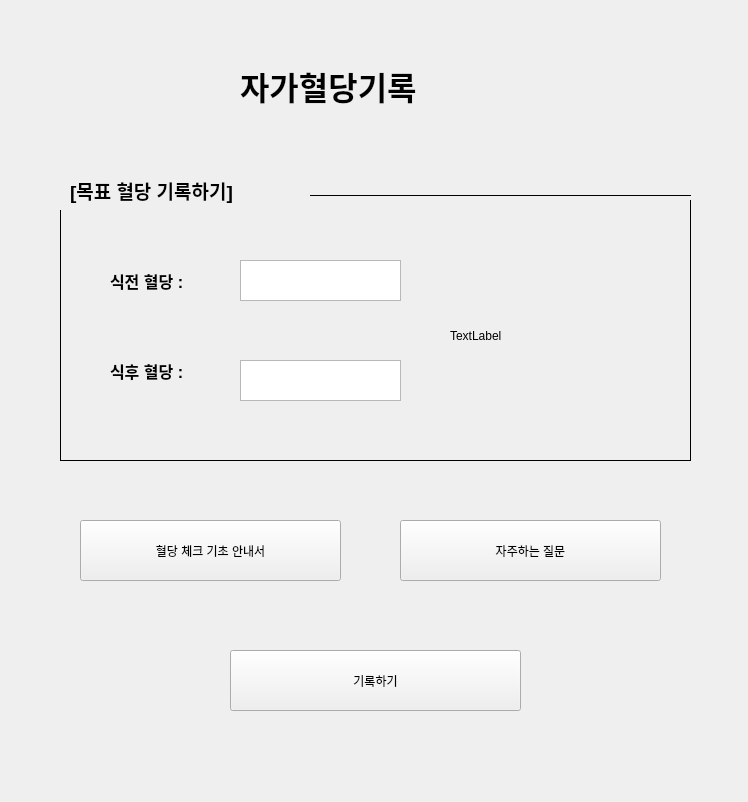
<?xml version="1.0" encoding="UTF-8"?>
<ui version="4.0">
 <class>Form</class>
 <widget class="QWidget" name="Form">
  <property name="geometry">
   <rect>
    <x>0</x>
    <y>0</y>
    <width>748</width>
    <height>802</height>
   </rect>
  </property>
  <property name="windowTitle">
   <string>Form</string>
  </property>
  <widget class="QLabel" name="label">
   <property name="geometry">
    <rect>
     <x>240</x>
     <y>30</y>
     <width>271</width>
     <height>111</height>
    </rect>
   </property>
   <property name="font">
    <font>
     <family>Arial</family>
     <pointsize>24</pointsize>
     <weight>75</weight>
     <bold>true</bold>
    </font>
   </property>
   <property name="text">
    <string>자가혈당기록 </string>
   </property>
  </widget>
  <widget class="QPushButton" name="listbutton">
   <property name="geometry">
    <rect>
     <x>230</x>
     <y>650</y>
     <width>291</width>
     <height>61</height>
    </rect>
   </property>
   <property name="text">
    <string>기록하기</string>
   </property>
   <property name="checkable">
    <bool>false</bool>
   </property>
  </widget>
  <widget class="QPushButton" name="youtubeButton">
   <property name="geometry">
    <rect>
     <x>80</x>
     <y>520</y>
     <width>261</width>
     <height>61</height>
    </rect>
   </property>
   <property name="text">
    <string>혈당 체크 기초 안내서</string>
   </property>
  </widget>
  <widget class="QLabel" name="label_2">
   <property name="geometry">
    <rect>
     <x>70</x>
     <y>160</y>
     <width>231</width>
     <height>61</height>
    </rect>
   </property>
   <property name="font">
    <font>
     <family>Arial</family>
     <pointsize>14</pointsize>
     <weight>75</weight>
     <italic>false</italic>
     <bold>true</bold>
    </font>
   </property>
   <property name="text">
    <string>[목표 혈당 기록하기]</string>
   </property>
  </widget>
  <widget class="QLabel" name="label_5">
   <property name="geometry">
    <rect>
     <x>110</x>
     <y>250</y>
     <width>191</width>
     <height>61</height>
    </rect>
   </property>
   <property name="font">
    <font>
     <family>Arial</family>
     <pointsize>12</pointsize>
     <weight>75</weight>
     <bold>true</bold>
    </font>
   </property>
   <property name="text">
    <string>식전 혈당 :</string>
   </property>
  </widget>
  <widget class="QLabel" name="label_6">
   <property name="geometry">
    <rect>
     <x>110</x>
     <y>340</y>
     <width>191</width>
     <height>61</height>
    </rect>
   </property>
   <property name="font">
    <font>
     <family>Arial</family>
     <pointsize>12</pointsize>
     <weight>75</weight>
     <bold>true</bold>
    </font>
   </property>
   <property name="text">
    <string>식후 혈당 :</string>
   </property>
  </widget>
  <widget class="QTextEdit" name="before_label">
   <property name="geometry">
    <rect>
     <x>240</x>
     <y>260</y>
     <width>161</width>
     <height>41</height>
    </rect>
   </property>
  </widget>
  <widget class="QTextEdit" name="after_label">
   <property name="geometry">
    <rect>
     <x>240</x>
     <y>360</y>
     <width>161</width>
     <height>41</height>
    </rect>
   </property>
  </widget>
  <widget class="QPushButton" name="questionButton">
   <property name="geometry">
    <rect>
     <x>400</x>
     <y>520</y>
     <width>261</width>
     <height>61</height>
    </rect>
   </property>
   <property name="text">
    <string>자주하는 질문</string>
   </property>
  </widget>
  <widget class="Line" name="line">
   <property name="geometry">
    <rect>
     <x>310</x>
     <y>180</y>
     <width>381</width>
     <height>31</height>
    </rect>
   </property>
   <property name="frameShadow">
    <enum>QFrame::Plain</enum>
   </property>
   <property name="orientation">
    <enum>Qt::Horizontal</enum>
   </property>
  </widget>
  <widget class="Line" name="line_2">
   <property name="geometry">
    <rect>
     <x>60</x>
     <y>450</y>
     <width>631</width>
     <height>20</height>
    </rect>
   </property>
   <property name="frameShadow">
    <enum>QFrame::Plain</enum>
   </property>
   <property name="orientation">
    <enum>Qt::Horizontal</enum>
   </property>
  </widget>
  <widget class="Line" name="line_3">
   <property name="geometry">
    <rect>
     <x>680</x>
     <y>200</y>
     <width>20</width>
     <height>261</height>
    </rect>
   </property>
   <property name="frameShadow">
    <enum>QFrame::Plain</enum>
   </property>
   <property name="orientation">
    <enum>Qt::Vertical</enum>
   </property>
  </widget>
  <widget class="Line" name="line_4">
   <property name="geometry">
    <rect>
     <x>50</x>
     <y>210</y>
     <width>20</width>
     <height>251</height>
    </rect>
   </property>
   <property name="frameShadow">
    <enum>QFrame::Plain</enum>
   </property>
   <property name="orientation">
    <enum>Qt::Vertical</enum>
   </property>
  </widget>
  <widget class="QLabel" name="photo">
   <property name="geometry">
    <rect>
     <x>450</x>
     <y>250</y>
     <width>201</width>
     <height>171</height>
    </rect>
   </property>
   <property name="text">
    <string>TextLabel</string>
   </property>
  </widget>
 </widget>
 <resources/>
 <connections/>
</ui>
